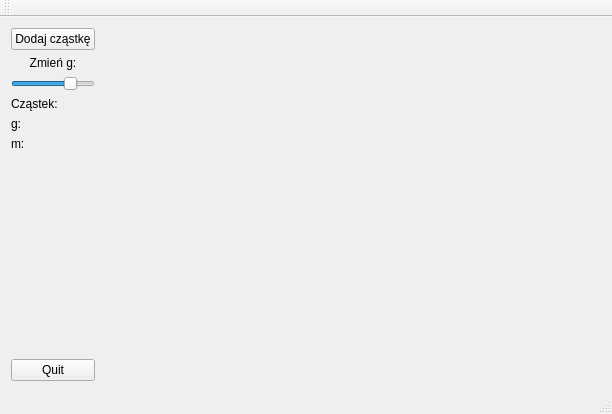
<?xml version="1.0" encoding="UTF-8"?>
<ui version="4.0">
 <class>SPHClass</class>
 <widget class="QMainWindow" name="SPHClass">
  <property name="geometry">
   <rect>
    <x>0</x>
    <y>0</y>
    <width>612</width>
    <height>414</height>
   </rect>
  </property>
  <property name="windowTitle">
   <string>SPH</string>
  </property>
  <widget class="QWidget" name="centralWidget">
   <layout class="QHBoxLayout" name="horizontalLayout">
    <item>
     <layout class="QVBoxLayout" name="verticalLayout_2">
      <item>
       <layout class="QGridLayout" name="gridLayout_2">
        <item row="0" column="0">
         <layout class="QGridLayout" name="gridLayout_6">
          <item row="1" column="0">
           <widget class="QLabel" name="label_9">
            <property name="text">
             <string>Zmień g:</string>
            </property>
            <property name="alignment">
             <set>Qt::AlignCenter</set>
            </property>
           </widget>
          </item>
          <item row="0" column="0">
           <widget class="QPushButton" name="pushButton_2">
            <property name="text">
             <string>Dodaj cząstkę</string>
            </property>
           </widget>
          </item>
          <item row="3" column="0">
           <layout class="QGridLayout" name="gridLayout_7">
            <item row="4" column="0">
             <spacer name="verticalSpacer">
              <property name="orientation">
               <enum>Qt::Vertical</enum>
              </property>
              <property name="sizeHint" stdset="0">
               <size>
                <width>20</width>
                <height>40</height>
               </size>
              </property>
             </spacer>
            </item>
            <item row="4" column="1">
             <spacer name="verticalSpacer_2">
              <property name="orientation">
               <enum>Qt::Vertical</enum>
              </property>
              <property name="sizeType">
               <enum>QSizePolicy::Expanding</enum>
              </property>
              <property name="sizeHint" stdset="0">
               <size>
                <width>20</width>
                <height>40</height>
               </size>
              </property>
             </spacer>
            </item>
            <item row="1" column="1">
             <widget class="QLabel" name="label_2">
              <property name="text">
               <string/>
              </property>
             </widget>
            </item>
            <item row="2" column="0">
             <widget class="QLabel" name="label_5">
              <property name="text">
               <string>g:</string>
              </property>
             </widget>
            </item>
            <item row="1" column="0">
             <widget class="QLabel" name="label">
              <property name="text">
               <string>Cząstek:</string>
              </property>
             </widget>
            </item>
            <item row="2" column="1">
             <widget class="QLabel" name="label_7">
              <property name="text">
               <string/>
              </property>
             </widget>
            </item>
            <item row="3" column="0">
             <widget class="QLabel" name="label_6">
              <property name="text">
               <string>m:</string>
              </property>
             </widget>
            </item>
            <item row="3" column="1">
             <widget class="QLabel" name="label_8">
              <property name="text">
               <string/>
              </property>
             </widget>
            </item>
           </layout>
          </item>
          <item row="2" column="0">
           <widget class="QSlider" name="horizontalSlider">
            <property name="sizePolicy">
             <sizepolicy hsizetype="Maximum" vsizetype="Fixed">
              <horstretch>0</horstretch>
              <verstretch>0</verstretch>
             </sizepolicy>
            </property>
            <property name="minimum">
             <number>-20</number>
            </property>
            <property name="maximum">
             <number>20</number>
            </property>
            <property name="singleStep">
             <number>1</number>
            </property>
            <property name="pageStep">
             <number>10</number>
            </property>
            <property name="value">
             <number>10</number>
            </property>
            <property name="sliderPosition">
             <number>10</number>
            </property>
            <property name="orientation">
             <enum>Qt::Horizontal</enum>
            </property>
           </widget>
          </item>
         </layout>
        </item>
       </layout>
      </item>
      <item>
       <widget class="QPushButton" name="pushButton">
        <property name="text">
         <string>Quit</string>
        </property>
       </widget>
      </item>
     </layout>
    </item>
    <item>
     <widget class="GLWidget" name="widget" native="true">
      <property name="sizePolicy">
       <sizepolicy hsizetype="Expanding" vsizetype="Preferred">
        <horstretch>0</horstretch>
        <verstretch>0</verstretch>
       </sizepolicy>
      </property>
     </widget>
    </item>
   </layout>
  </widget>
  <widget class="QMenuBar" name="menuBar">
   <property name="geometry">
    <rect>
     <x>0</x>
     <y>0</y>
     <width>612</width>
     <height>21</height>
    </rect>
   </property>
  </widget>
  <widget class="QToolBar" name="mainToolBar">
   <attribute name="toolBarArea">
    <enum>TopToolBarArea</enum>
   </attribute>
   <attribute name="toolBarBreak">
    <bool>false</bool>
   </attribute>
  </widget>
  <widget class="QStatusBar" name="statusBar"/>
 </widget>
 <layoutdefault spacing="6" margin="11"/>
 <customwidgets>
  <customwidget>
   <class>GLWidget</class>
   <extends>QWidget</extends>
   <header>glwidget.h</header>
   <container>1</container>
  </customwidget>
 </customwidgets>
 <resources>
  <include location="SPH.qrc"/>
 </resources>
 <connections>
  <connection>
   <sender>pushButton</sender>
   <signal>released()</signal>
   <receiver>SPHClass</receiver>
   <slot>close()</slot>
   <hints>
    <hint type="sourcelabel">
     <x>52</x>
     <y>372</y>
    </hint>
    <hint type="destinationlabel">
     <x>66</x>
     <y>211</y>
    </hint>
   </hints>
  </connection>
 </connections>
</ui>
